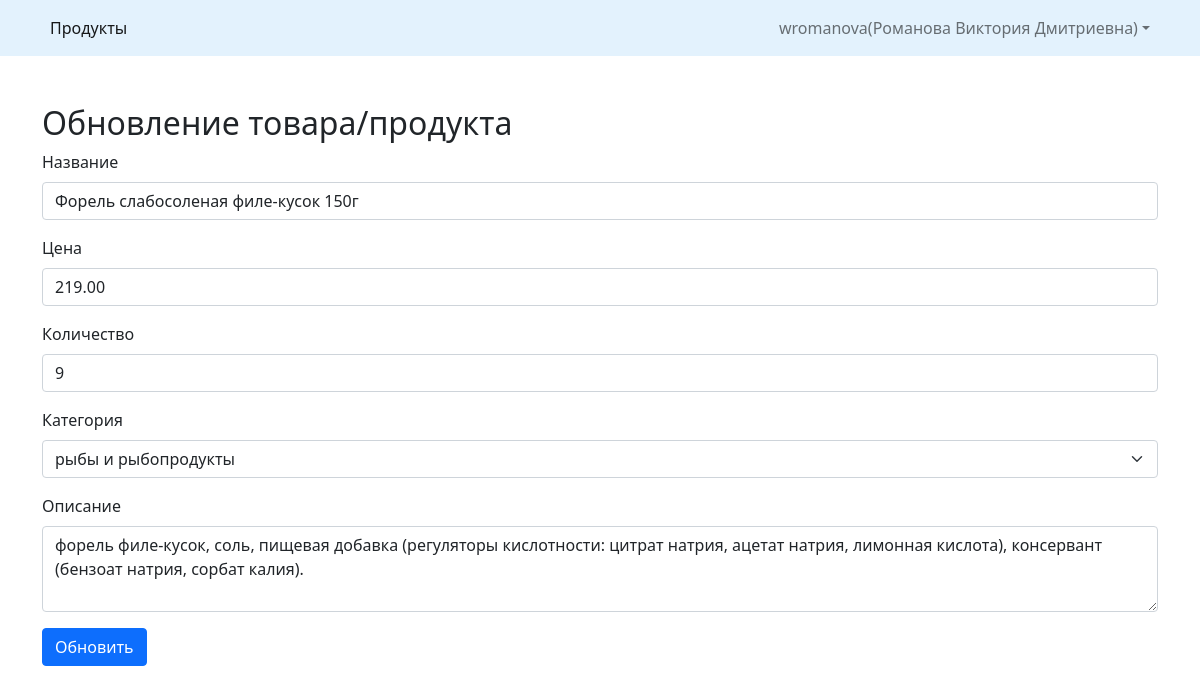
/update_product.php?id=13 (signed in), run on the app's committed database.
### tables this page shows
CREATE TABLE `products` (
  `id` bigint(20) NOT NULL,
  `name` varchar(512) NOT NULL,
  `description` mediumtext DEFAULT NULL,
  `price` decimal(10,2) DEFAULT NULL,
  `quantity` int(11) DEFAULT NULL,
  `category_id` bigint(20) UNSIGNED DEFAULT NULL,
  `who_login` varchar(255) DEFAULT NULL
);

### php/ProductController.php (called while the page is built, shortened)
<?php
class ProductController
{
    private $connection;
    public function __construct()
    {
        require "CancelTypeController.php";
        $this->connection = $connection;
    }
    public function getProductDetails(int $id)
    {
        $result = $this->getProductById($id);
        return json_encode($result);
    }
    private function getProductById(int $id)
    {
        $query = $this->connection->prepare("SELECT pd.*, ct.name as category_name, ct.id as id_category FROM `products` pd left join `categories` ct on pd.category_id = ct.id WHERE pd.id = ?");
        $query->bind_param('i', $id);
        $query->execute();
        $result = $query->get_result();
        return $result->fetch_all(MYSQLI_ASSOC);
    }
}

### php/CategoryController.php (called while the page is built, shortened)
<?php
class CategoryController
{
    private $connection;
    public function __construct()
    {
        require "dbConnection.php";
        $this->connection = $connection;
    }
    public function getCategories()
    {
        $query = $this->connection->prepare("SELECT * FROM `categories` ORDER BY `id`");
        $query->execute();
        $result = $query->get_result();
        $result = $result->fetch_all(MYSQLI_ASSOC);
        return json_encode($result);
    }
}

### update_product.php (the view, shortened to what this page needs)
<!doctype html>
<html lang="en">
    <head>
        <link href="https://cdn.jsdelivr.net/npm/bootstrap@5.0.2/dist/css/bootstrap.min.css" rel="stylesheet">
    </head>
    <body>
    <?php
        $id = $_GET['id'];
        include_once 'php/ProductController.php';
        $productsObj = new ProductController();
        $products = $productsObj->getProductDetails((int)$id);
        $product = json_decode($products, true);
        $product = current($product);
        include_once 'php/CancelTypeController.php';
        include_once 'php/CategoryController.php';
        $categoriesObj = new CategoryController();
        $categories = $categoriesObj->getCategories();
        $categories = json_decode($categories, true);
	?>
    <div style="height: 100vh;">
        <?php require_once "header.php"; ?>
        <div class="container my-4 py-4">
            <form action="" method="POST">
                <h2>Обновление товара/продукта</h2>
                <div class="mb-3">
                    <label for="name" class="form-label">Название</label>
                    <input type="text" class="form-control" name="name" id="name" value="<?= $product["name"] ?>" minlength="10" maxlength="400" required>
                </div>
                <div class="mb-3">
                    <label for="price" class="form-label">Цена</label>
                    <input type="text" class="form-control" name="price" id="price" value="<?= $product["price"] ?>">
                </div>
                <div class="mb-3">
                    <label for="quantity" class="form-label">Количество</label>
                    <input type="number" class="form-control" name="quantity" id="quantity" value="<?= $product["quantity"] ?>" onchange="changeQuantity()" onclick="changeQuantity()">
                </div>
                <div class="mb-3">
                    <label for="category_id" class="form-label">Категория</label>
                    <select class="form-select" name="category_id" required>
                        <?php foreach($categories as $key => $category): ?>
                        <option value="<?= $category['id'] ?>" <?php if ($product['id_category'] == $category['id']) { echo 'selected'; } ?>><?= $category['name'] ?></option>
                        <?php endforeach; ?>
                    </select>
                </div>
                <div class="mb-3">
                    <label for="description" class="form-label">Описание</label>
                    <textarea class="form-control" name="description" rows="3" id="description"><?= $product['description'] ?></textarea>
                </div>
                <button type="submit" class="btn btn-primary" name="update_btn" id="update_btn">Обновить</button>
            </form>
        </div>
    </div>
    </body>
</html>

### data on the page
products: name "Форель слабосоленая филе-кусок 150г", price "219.00", quantity "9", description "форель филе-кусок, соль, пищевая добавка (регуляторы кислотности: цитрат натрия, ацетат натрия, лимонная кислота), консервант (бензоат натрия, сорбат калия)."

### other printed values
$_SESSION['store_login'] "wromanova"
$_SESSION['store_name'] "Романова Виктория Дмитриевна"
form field category_id "рыбы и рыбопродукты"
